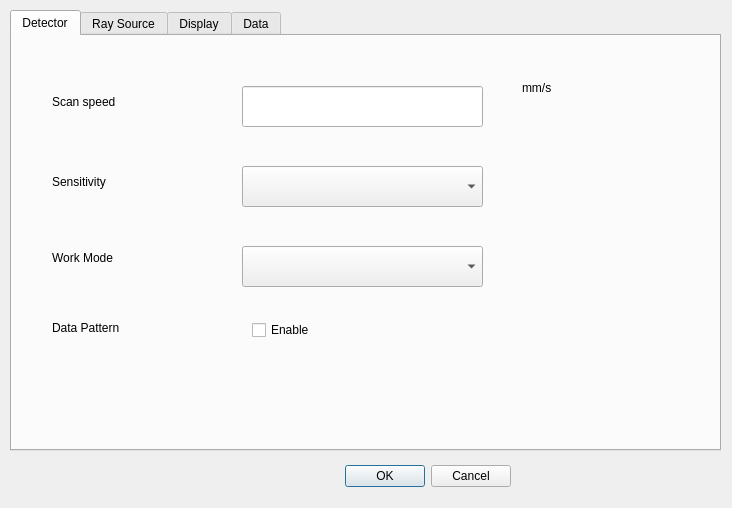
<?xml version="1.0" encoding="UTF-8"?>
<ui version="4.0">
 <class>SettingDialog</class>
 <widget class="QDialog" name="SettingDialog">
  <property name="geometry">
   <rect>
    <x>0</x>
    <y>0</y>
    <width>732</width>
    <height>508</height>
   </rect>
  </property>
  <property name="windowTitle">
   <string>Dialog</string>
  </property>
  <widget class="QDialogButtonBox" name="buttonBox">
   <property name="geometry">
    <rect>
     <x>170</x>
     <y>460</y>
     <width>341</width>
     <height>32</height>
    </rect>
   </property>
   <property name="orientation">
    <enum>Qt::Horizontal</enum>
   </property>
   <property name="standardButtons">
    <set>QDialogButtonBox::Cancel|QDialogButtonBox::Ok</set>
   </property>
  </widget>
  <widget class="QTabWidget" name="tabWidget">
   <property name="geometry">
    <rect>
     <x>10</x>
     <y>10</y>
     <width>711</width>
     <height>441</height>
    </rect>
   </property>
   <property name="currentIndex">
    <number>0</number>
   </property>
   <widget class="QWidget" name="DetectorTab">
    <attribute name="title">
     <string>Detector</string>
    </attribute>
    <widget class="QLabel" name="label">
     <property name="geometry">
      <rect>
       <x>40</x>
       <y>50</y>
       <width>131</width>
       <height>31</height>
      </rect>
     </property>
     <property name="text">
      <string>Scan speed</string>
     </property>
    </widget>
    <widget class="QLabel" name="label_2">
     <property name="geometry">
      <rect>
       <x>40</x>
       <y>130</y>
       <width>141</width>
       <height>31</height>
      </rect>
     </property>
     <property name="text">
      <string>Sensitivity</string>
     </property>
    </widget>
    <widget class="QLabel" name="label_3">
     <property name="geometry">
      <rect>
       <x>40</x>
       <y>210</y>
       <width>108</width>
       <height>24</height>
      </rect>
     </property>
     <property name="text">
      <string>Work Mode</string>
     </property>
    </widget>
    <widget class="QLabel" name="label_4">
     <property name="geometry">
      <rect>
       <x>40</x>
       <y>280</y>
       <width>108</width>
       <height>24</height>
      </rect>
     </property>
     <property name="text">
      <string>Data Pattern</string>
     </property>
    </widget>
    <widget class="QLabel" name="label_6">
     <property name="geometry">
      <rect>
       <x>510</x>
       <y>40</y>
       <width>108</width>
       <height>24</height>
      </rect>
     </property>
     <property name="text">
      <string>mm/s</string>
     </property>
    </widget>
    <widget class="QLineEdit" name="scanSpeed">
     <property name="geometry">
      <rect>
       <x>230</x>
       <y>50</y>
       <width>241</width>
       <height>41</height>
      </rect>
     </property>
    </widget>
    <widget class="QComboBox" name="sensitivty">
     <property name="geometry">
      <rect>
       <x>230</x>
       <y>130</y>
       <width>241</width>
       <height>41</height>
      </rect>
     </property>
     <property name="editable">
      <bool>false</bool>
     </property>
     <property name="currentText">
      <string/>
     </property>
    </widget>
    <widget class="QComboBox" name="scanMode">
     <property name="geometry">
      <rect>
       <x>230</x>
       <y>210</y>
       <width>241</width>
       <height>41</height>
      </rect>
     </property>
     <property name="editable">
      <bool>false</bool>
     </property>
     <property name="currentText">
      <string/>
     </property>
    </widget>
    <widget class="QCheckBox" name="dataPattern">
     <property name="geometry">
      <rect>
       <x>240</x>
       <y>280</y>
       <width>131</width>
       <height>28</height>
      </rect>
     </property>
     <property name="text">
      <string>Enable</string>
     </property>
    </widget>
   </widget>
   <widget class="QWidget" name="RaySourceTab">
    <attribute name="title">
     <string>Ray Source</string>
    </attribute>
    <widget class="QLabel" name="label_5">
     <property name="geometry">
      <rect>
       <x>60</x>
       <y>60</y>
       <width>131</width>
       <height>31</height>
      </rect>
     </property>
     <property name="text">
      <string>Ray Source Model</string>
     </property>
    </widget>
    <widget class="QLabel" name="label_7">
     <property name="geometry">
      <rect>
       <x>60</x>
       <y>130</y>
       <width>131</width>
       <height>31</height>
      </rect>
     </property>
     <property name="text">
      <string>Voltage</string>
     </property>
    </widget>
    <widget class="QLabel" name="label_8">
     <property name="geometry">
      <rect>
       <x>60</x>
       <y>200</y>
       <width>131</width>
       <height>31</height>
      </rect>
     </property>
     <property name="text">
      <string>Current</string>
     </property>
    </widget>
    <widget class="QLabel" name="label_9">
     <property name="geometry">
      <rect>
       <x>60</x>
       <y>280</y>
       <width>141</width>
       <height>31</height>
      </rect>
     </property>
     <property name="text">
      <string>Expose Time</string>
     </property>
    </widget>
    <widget class="QLineEdit" name="rayVoltage">
     <property name="geometry">
      <rect>
       <x>250</x>
       <y>130</y>
       <width>241</width>
       <height>41</height>
      </rect>
     </property>
    </widget>
    <widget class="QLineEdit" name="rayCurrent">
     <property name="geometry">
      <rect>
       <x>250</x>
       <y>210</y>
       <width>241</width>
       <height>41</height>
      </rect>
     </property>
    </widget>
    <widget class="QLineEdit" name="exposeTime">
     <property name="geometry">
      <rect>
       <x>250</x>
       <y>280</y>
       <width>241</width>
       <height>41</height>
      </rect>
     </property>
    </widget>
    <widget class="QLabel" name="label_10">
     <property name="geometry">
      <rect>
       <x>520</x>
       <y>120</y>
       <width>131</width>
       <height>41</height>
      </rect>
     </property>
     <property name="text">
      <string>Kv</string>
     </property>
    </widget>
    <widget class="QLabel" name="label_11">
     <property name="geometry">
      <rect>
       <x>520</x>
       <y>200</y>
       <width>131</width>
       <height>41</height>
      </rect>
     </property>
     <property name="text">
      <string>mA</string>
     </property>
    </widget>
    <widget class="QLabel" name="label_12">
     <property name="geometry">
      <rect>
       <x>520</x>
       <y>280</y>
       <width>131</width>
       <height>41</height>
      </rect>
     </property>
     <property name="text">
      <string>s</string>
     </property>
    </widget>
   </widget>
   <widget class="QWidget" name="DisplayTab">
    <attribute name="title">
     <string>Display</string>
    </attribute>
    <widget class="QLabel" name="label_13">
     <property name="geometry">
      <rect>
       <x>50</x>
       <y>90</y>
       <width>251</width>
       <height>31</height>
      </rect>
     </property>
     <property name="text">
      <string>Display Direction</string>
     </property>
    </widget>
    <widget class="QLabel" name="label_14">
     <property name="geometry">
      <rect>
       <x>50</x>
       <y>200</y>
       <width>211</width>
       <height>31</height>
      </rect>
     </property>
     <property name="text">
      <string>Refresh Mode</string>
     </property>
    </widget>
   </widget>
   <widget class="QWidget" name="DataTab">
    <attribute name="title">
     <string>Data</string>
    </attribute>
    <widget class="QLabel" name="label_15">
     <property name="geometry">
      <rect>
       <x>80</x>
       <y>70</y>
       <width>251</width>
       <height>31</height>
      </rect>
     </property>
     <property name="text">
      <string>Auto save</string>
     </property>
    </widget>
    <widget class="QCheckBox" name="autoSave">
     <property name="geometry">
      <rect>
       <x>240</x>
       <y>80</y>
       <width>131</width>
       <height>28</height>
      </rect>
     </property>
     <property name="text">
      <string>Enable</string>
     </property>
    </widget>
    <widget class="QLabel" name="label_16">
     <property name="geometry">
      <rect>
       <x>80</x>
       <y>140</y>
       <width>141</width>
       <height>31</height>
      </rect>
     </property>
     <property name="text">
      <string>Path</string>
     </property>
    </widget>
    <widget class="QLineEdit" name="path">
     <property name="geometry">
      <rect>
       <x>240</x>
       <y>140</y>
       <width>321</width>
       <height>31</height>
      </rect>
     </property>
    </widget>
    <widget class="QPushButton" name="pushButton">
     <property name="geometry">
      <rect>
       <x>580</x>
       <y>140</y>
       <width>91</width>
       <height>31</height>
      </rect>
     </property>
     <property name="text">
      <string>Browse</string>
     </property>
    </widget>
    <widget class="QLabel" name="label_17">
     <property name="geometry">
      <rect>
       <x>0</x>
       <y>210</y>
       <width>201</width>
       <height>31</height>
      </rect>
     </property>
     <property name="text">
      <string>Single File Size</string>
     </property>
    </widget>
    <widget class="QLineEdit" name="singleFileSize">
     <property name="geometry">
      <rect>
       <x>240</x>
       <y>210</y>
       <width>121</width>
       <height>31</height>
      </rect>
     </property>
    </widget>
    <widget class="QLabel" name="label_18">
     <property name="geometry">
      <rect>
       <x>390</x>
       <y>210</y>
       <width>141</width>
       <height>31</height>
      </rect>
     </property>
     <property name="text">
      <string>M</string>
     </property>
    </widget>
   </widget>
  </widget>
 </widget>
 <resources/>
 <connections>
  <connection>
   <sender>buttonBox</sender>
   <signal>accepted()</signal>
   <receiver>SettingDialog</receiver>
   <slot>accept()</slot>
   <hints>
    <hint type="sourcelabel">
     <x>248</x>
     <y>254</y>
    </hint>
    <hint type="destinationlabel">
     <x>157</x>
     <y>274</y>
    </hint>
   </hints>
  </connection>
  <connection>
   <sender>buttonBox</sender>
   <signal>rejected()</signal>
   <receiver>SettingDialog</receiver>
   <slot>reject()</slot>
   <hints>
    <hint type="sourcelabel">
     <x>316</x>
     <y>260</y>
    </hint>
    <hint type="destinationlabel">
     <x>286</x>
     <y>274</y>
    </hint>
   </hints>
  </connection>
 </connections>
</ui>
